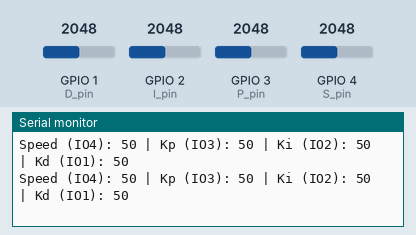
A sketch run on a simulated ESP32-S3. Parts: the last lines printed to the serial monitor. The inputs (shaded band) are chosen by the test bench; at power-on: GPIO 1 (D_pin) = 2048, GPIO 2 (I_pin) = 2048, GPIO 3 (P_pin) = 2048, GPIO 4 (S_pin) = 2048.

Above: at 1.2 s.
1.3 s: GPIO 1 (D_pin) set to 2866
At 1.56 s:
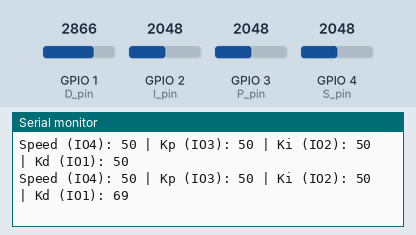
2.8 s: GPIO 2 (I_pin) set to 2866
At 2.97 s:
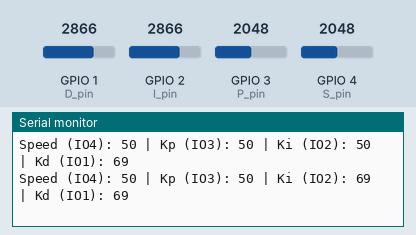
4.3 s: GPIO 3 (P_pin) set to 2866
At 4.37 s:
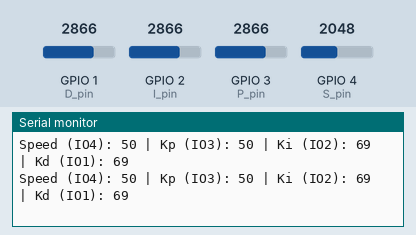
5.8 s: GPIO 4 (S_pin) set to 2866
At 5.98 s:
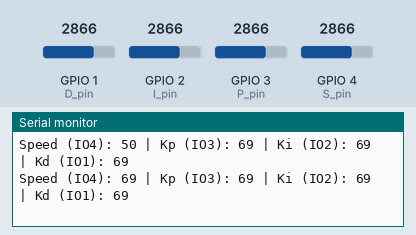
7.3 s: GPIO 1 (D_pin) set to 3972
At 7.39 s:
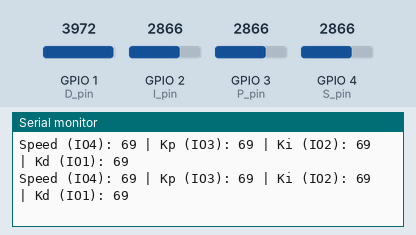
8.8 s: GPIO 2 (I_pin) set to 3972
At 8.99 s:
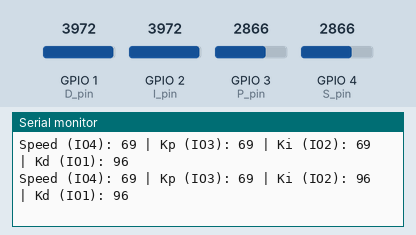
Timing chart, 0 to 11.3 s (numbered marks = the images above; inputs shaded):
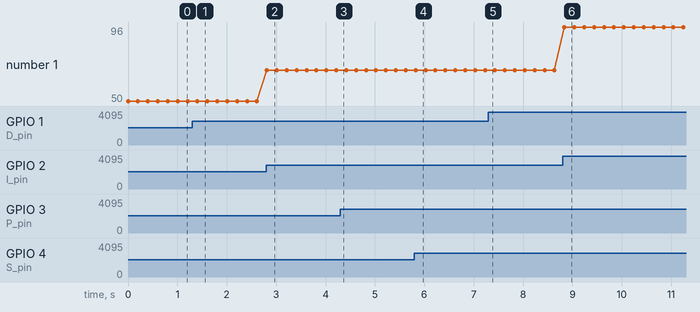

Measured:
- after the input at 1.3 s, the serial monitor: prints a new line after 0.11 s (image 1)
- after the input at 2.8 s, the serial monitor: prints a new line at once (image 2)
- after the input at 5.8 s, the serial monitor: prints a new line at once (image 4)
- after the input at 8.8 s, the serial monitor: prints a new line at once (image 6)

The sketch:

ESP32Potentiometer_Code.ino
```cpp
/*
 * ECE 5 Project 4: Potentiometer Gain Tuning Bank (Challenge 1A)
 * Team: Big Hero 6ix (Simar Singh, Gavin Huang, John Barojas, Paresh Prabhu Raj)
 * Course: UC San Diego ECE 5 (Prof. Karcher Morris) - Fall Quarter 2026
 *
 * Reads 4 rotary potentiometers on breadboard to verify analogRead scaling (0-100).
 * Pins used in standalone Challenge 1A test bench:
 *   Speed -> IO4, Kp -> IO3, Ki -> IO2, Kd -> IO1
 * Note: On the final integrated robot, these pots are moved to IO47, IO35, IO39, and IO42
 * so pins IO1-IO7 can be dedicated to the 7 photoresistors in the sensor comb.
 */

#include <Arduino.h>

// Potentiometer pin definitions for Challenge 1A standalone bench test
const int S_pin = 4;  // Speed potentiometer - analog pin IO4
const int P_pin = 3;  // Proportional gain - analog pin IO3
const int I_pin = 2;  // Integral gain - analog pin IO2
const int D_pin = 1;  // Derivative gain - analog pin IO1

// Scaled values (0 to 100)
int Sp = 0; // Speed scaling
int kP = 0; // Proportional gain coefficient
int kI = 0; // Integral gain coefficient
int kD = 0; // Derivative gain coefficient

// Helper to read and map analog ADC value (12-bit, 0-4095) to 0-100 scale
int ReadPotentiometerHelper(int pin, int min_resolution, int max_resolution, int min_potentiometer, int max_potentiometer) {
  int raw = analogRead(pin);
  int mapped = map(raw, min_resolution, max_resolution, min_potentiometer, max_potentiometer);
  return constrain(mapped, min_potentiometer, max_potentiometer);
}

// Reads all four potentiometers and maps them to 0-100 scale
void ReadPotentiometers() {
  Sp = ReadPotentiometerHelper(S_pin, 0, 4095, 0, 100);
  kP = ReadPotentiometerHelper(P_pin, 0, 4095, 0, 100);
  kI = ReadPotentiometerHelper(I_pin, 0, 4095, 0, 100);
  kD = ReadPotentiometerHelper(D_pin, 0, 4095, 0, 100);
}

// Prints potentiometer values to the Serial Monitor
void Print() {
  Serial.print("Speed (IO4): ");
  Serial.print(Sp);
  Serial.print(" | Kp (IO3): ");
  Serial.print(kP);
  Serial.print(" | Ki (IO2): ");
  Serial.print(kI);
  Serial.print(" | Kd (IO1): ");
  Serial.println(kD);

  delay(200); // 200 ms pacing delay for readable serial monitor streaming
}

void setup() {
  // Use 115200 baud for ESP32-S3 USB CDC serial communication
  Serial.begin(115200);
}

void loop() {
  ReadPotentiometers();
  Print();
}
```
